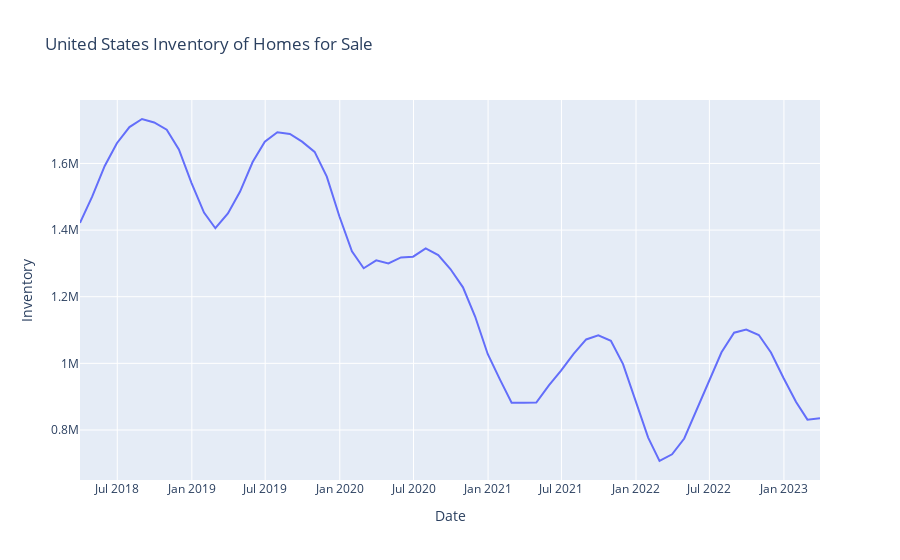

Notebook cell for this chart:
### Code cell
# plot the data for the united states column
fig = go.Figure()
fig.add_trace(go.Scatter(x=df.index, y=df['United States'], mode='lines'))
fig.update_layout(title='United States Inventory of Homes for Sale',
                    xaxis_title='Date',
                    yaxis_title='Inventory')
fig.show()
